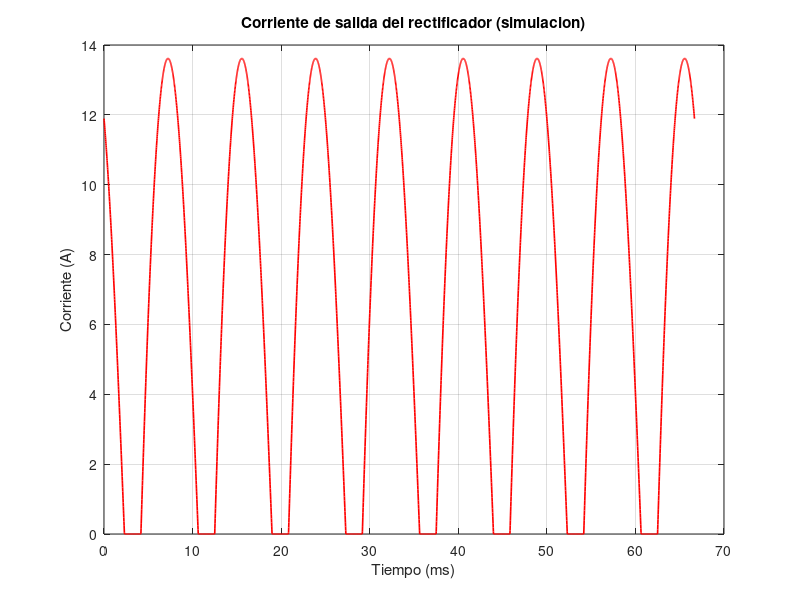

MATLAB code to generate this figure:
Vm=509.12; w=376.991; Im=18.76; phi=0.98; alpha=deg2rad(90); tau=4e-3;
t1=alpha/w; I0=-Im*sin(alpha-phi); T=1/60;
t=linspace(0,4*T,4000); thetaLocal=mod(t-t1,pi/w);
io=max(Im*sin(w*thetaLocal+alpha-phi)+I0*exp(-thetaLocal/tau),0);
plot(t*1e3,io,'r','LineWidth',1.2); hold on
title('Corriente de salida del rectificador (simulacion)')
xlabel('Tiempo (ms)'); ylabel('Corriente (A)')
grid on
